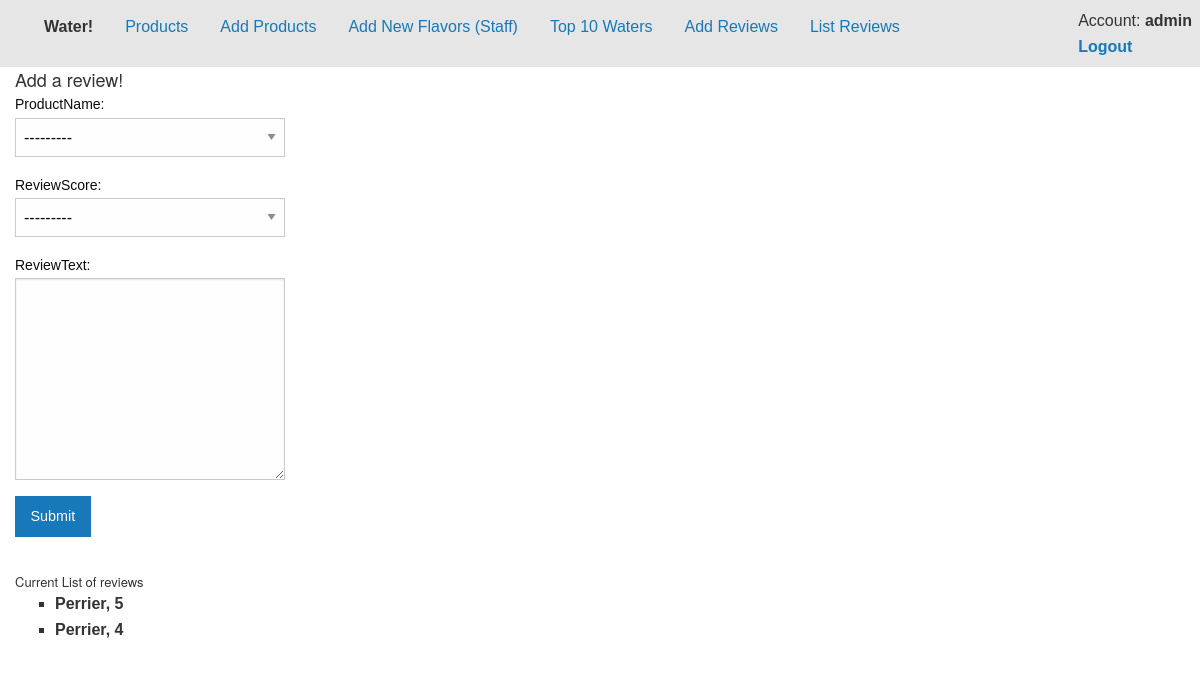
The page /addReview (signed in) on the database as committed earlier.
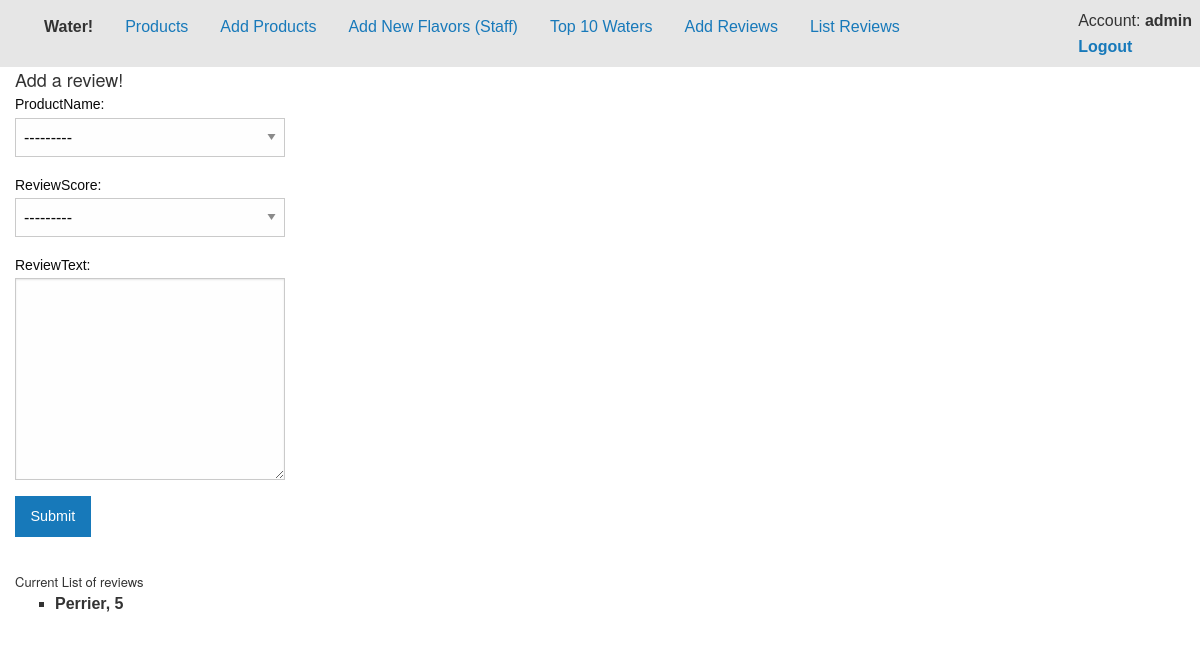
The same page on the database as committed later.
### AddWater/models.py (models this page shows, shortened)
class Reviews(models.Model):
    ProductName = models.ForeignKey(Products)
    CATEGORY_CHOICES = (
        (1, '1'),
        (2, '2'),
        (3, '3'),
        (4, '4'),
        (5, '5'),
    )
    ReviewScore = models.PositiveSmallIntegerField(choices=CATEGORY_CHOICES)
    ReviewText = models.TextField()
    ReviewDate = models.DateTimeField(auto_now_add=True, db_index=True)
    username = models.ForeignKey(User)

class Products(models.Model):
    ProductName = models.CharField(max_length=100, unique=True)
    CATEGORY_CHOICES = (
        ('Sparkling', 'Sparkling'),
        ('Flat', 'Flat'),
    )
    ProductCategory = models.CharField(max_length=9, choices=CATEGORY_CHOICES)
    ProductTotalScore = models.PositiveSmallIntegerField()
    NumberofReviews = models.PositiveSmallIntegerField()
    ProductFlavor = models.OneToOneField(Flavors)
    INT_CHOICES = (
        (1, '1'),
        (2, '2'),
        (3, '3'),
        (4, '4'),
        (5, '5'),
    )
    def __str__(self):
        return self.ProductName

### AddWater/views.py (the view)
# urls.py: url(r'^addReview$', views.addReview, name='addReview'),
@login_required(login_url="/login/")
def addReview(request):
    if request.method == 'POST':
        form = ReviewForm(request.POST)
        if form.is_valid():
            review = form.save(commit=False)
            review.username = request.user
            review.save()
        prodName = request.POST.get('ProductName') #actually returns the primary key
        prodScore = request.POST.get('ReviewScore')
        prodObj = Products.objects.get(pk=prodName)
        prodObj.ProductTotalScore += int(prodScore)
        prodObj.NumberofReviews += 1
        prodObj.save()
        form.save()
    else:
        form = ReviewForm()
    reviews = Reviews.objects.all()
    context = {
        'title':"Home",
        'content': reviews,
        'form':form,
        }
    return render(request, 'addReview.html', context)

### AddWater/forms.py
class ReviewForm(ModelForm):
    class Meta:
        model = Reviews
        fields = '__all__'
        exclude = ('username',)

### AddWater/templates/addReview.html (shortened to what this page needs)
{% extends "default.html" %}
{% load static %}
{% block content %}
<div class="row">
  <div class="large-12 columns">
    <h1>Add a review!</h1>
  </div>
</div>
<div class="row">
  <div class="large-12 columns">
    <form action="" method="post">
      <div class="row">
        <div class="large-3 columns">
          {{ form }}
          </div>
      </div>
      <div class="row">
        <div class="large-9 columns">
          <input type="submit" value="Submit" class="button">
        </div>
      </div>
    </form>
  </div>
  <div class="large-12 columns">
    <h2>Current List of reviews</h2>
    <ul>
    {% for element in content %}
    <li>{{ element.ProductName }}, {{ element.ReviewScore }}</li>
    {% endfor %}
    </ul>
  </div>
</div>
{% endblock %}

Rows that differ between the two databases and show on the page:
removed Reviews: ProductName "Perrier", ReviewScore "4"
